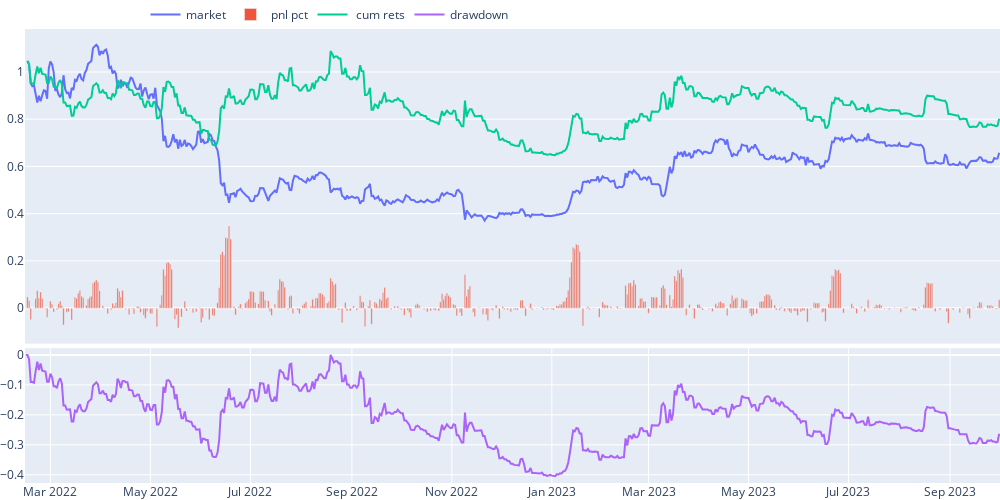
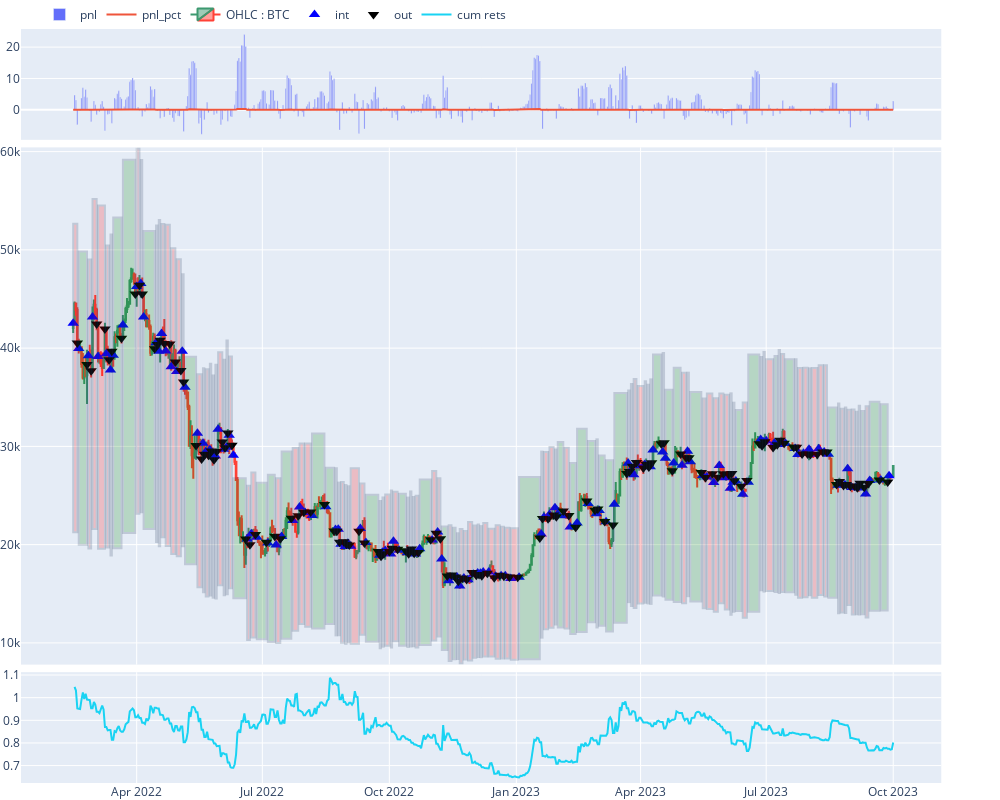

Notebook cell for these charts, in order:
### Code cell
AGENT[0].view_report()

### Figure 1 — Plotly figure (JSON) as saved in the notebook; plotly's stock layout.template omitted (floating-point values rounded to 4 significant figures; data arrays with more than 128 entries replaced by an {"elided": "..."} marker saying what was removed)
{"data": [{"name": "market", "type": "scatter", "x": {"elided": "595 str values"}, "xaxis": "x", "y": {"elided": "595 float values"}, "yaxis": "y"}, {"name": "pnl pct", "type": "bar", "x": {"elided": "595 str values"}, "xaxis": "x", "y": {"elided": "595 float values"}, "yaxis": "y"}, {"name": " cum rets", "type": "scatter", "x": {"elided": "595 str values"}, "xaxis": "x", "y": {"elided": "595 float values"}, "yaxis": "y"}, {"name": "drawdown", "type": "scatter", "x": {"elided": "595 str values"}, "xaxis": "x2", "y": {"elided": "595 float values"}, "yaxis": "y2"}], "layout": {"height": 500, "legend": {"orientation": "h", "x": 0.5, "xanchor": "right", "y": 1, "yanchor": "bottom"}, "margin": {"b": 0, "l": 10, "r": 0, "t": 0}, "width": 1000, "xaxis": {"anchor": "y", "domain": [0, 1], "matches": "x2", "showticklabels": false}, "xaxis2": {"anchor": "y2", "domain": [0, 1]}, "yaxis": {"anchor": "x", "domain": [0.307, 1]}, "yaxis2": {"anchor": "x2", "domain": [0, 0.297]}}}

### Figure 2 — Plotly figure (JSON) as saved in the notebook; plotly's stock layout.template omitted (floating-point values rounded to 4 significant figures; data arrays with more than 128 entries replaced by an {"elided": "..."} marker saying what was removed)
{"data": [{"name": "pnl", "type": "bar", "x": {"elided": "595 str values"}, "xaxis": "x", "y": {"elided": "595 float values"}, "yaxis": "y"}, {"name": "pnl_pct", "type": "scatter", "x": {"elided": "595 str values"}, "xaxis": "x", "y": {"elided": "595 float values"}, "yaxis": "y"}, {"close": {"elided": "595 float values"}, "high": {"elided": "595 float values"}, "low": {"elided": "595 float values"}, "name": "OHLC : BTC", "open": {"elided": "595 float values"}, "type": "candlestick", "x": {"elided": "595 str values"}, "xaxis": "x2", "yaxis": "y3"}, {"marker": {"color": "blue", "size": 10, "symbol": 5}, "mode": "markers", "name": "int", "type": "scatter", "x": {"elided": "144 str values"}, "xaxis": "x2", "y": {"elided": "144 float values"}, "yaxis": "y3"}, {"marker": {"color": "black", "size": 10, "symbol": 6}, "mode": "markers", "name": "out", "type": "scatter", "x": {"elided": "143 str values"}, "xaxis": "x2", "y": {"elided": "143 float values"}, "yaxis": "y3"}, {"name": "cum rets", "type": "scatter", "x": {"elided": "595 str values"}, "xaxis": "x3", "y": {"elided": "595 float values"}, "yaxis": "y5"}], "layout": {"height": 800, "legend": {"orientation": "h", "x": 0.5, "xanchor": "right", "y": 1, "yanchor": "bottom"}, "margin": {"b": 0, "l": 10, "r": 0, "t": 0}, "shapes": [{"fillcolor": "red", "opacity": 0.2, "x0": "2022-02-14T00:00:00", "x1": "2022-02-17T00:00:00", "xref": "x2", "y0": 21270.0, "y1": 52670.0, "yref": "y3"}, {"fillcolor": "green", "opacity": 0.2, "x0": "2022-02-18T00:00:00", "x1": "2022-02-24T00:00:00", "xref": "x2", "y0": 19990.0, "y1": 49830.0, "yref": "y3"}, {"fillcolor": "red", "opacity": 0.2, "x0": "2022-02-25T00:00:00", "x1": "2022-02-27T00:00:00", "xref": "x2", "y0": 19610.0, "y1": 49010.0, "yref": "y3"}, {"fillcolor": "red", "opacity": 0.2, "x0": "2022-02-28T00:00:00", "x1": "2022-03-03T00:00:00", "xref": "x2", "y0": 21580, "y1": 55190.0, "yref": "y3"}, {"fillcolor": "red", "opacity": 0.2, "x0": "2022-03-04T00:00:00", "x1": "2022-03-09T00:00:00", "xref": "x2", "y0": 19570.0, "y1": 54520.0, "yref": "y3"}, {"fillcolor": "red", "opacity": 0.2, "x0": "2022-03-10T00:00:00", "x1": "2022-03-12T00:00:00", "xref": "x2", "y0": 19711, "y1": 50450.0, "yref": "y3"}, {"fillcolor": "red", "opacity": 0.2, "x0": "2022-03-13T00:00:00", "x1": "2022-03-14T00:00:00", "xref": "x2", "y0": 18890.0, "y1": 51570.0, "yref": "y3"}, {"fillcolor": "green", "opacity": 0.2, "x0": "2022-03-15T00:00:00", "x1": "2022-03-21T00:00:00", "xref": "x2", "y0": 19640.0, "y1": 53300.0, "yref": "y3"}, {"fillcolor": "green", "opacity": 0.2, "x0": "2022-03-22T00:00:00", "x1": "2022-03-31T00:00:00", "xref": "x2", "y0": 21180.0, "y1": 59160.0, "yref": "y3"}, {"fillcolor": "red", "opacity": 0.2, "x0": "2022-04-01T00:00:00", "x1": "2022-04-03T00:00:00", "xref": "x2", "y0": 23140.0, "y1": 60330.0, "yref": "y3"}, {"fillcolor": "red", "opacity": 0.2, "x0": "2022-04-04T00:00:00", "x1": "2022-04-05T00:00:00", "xref": "x2", "y0": 23290.0, "y1": 59150.0, "yref": "y3"}, {"fillcolor": "green", "opacity": 0.2, "x0": "2022-04-06T00:00:00", "x1": "2022-04-14T00:00:00", "xref": "x2", "y0": 21590.0, "y1": 51930.0, "yref": "y3"}, {"fillcolor": "red", "opacity": 0.2, "x0": "2022-04-15T00:00:00", "x1": "2022-04-16T00:00:00", "xref": "x2", "y0": 20280.0, "y1": 52490.0, "yref": "y3"}, {"fillcolor": "red", "opacity": 0.2, "x0": "2022-04-17T00:00:00", "x1": "2022-04-18T00:00:00", "xref": "x2", "y0": 19840.0, "y1": 53040.0, "yref": "y3"}, {"fillcolor": "red", "opacity": 0.2, "x0": "2022-04-19T00:00:00", "x1": "2022-04-21T00:00:00", "xref": "x2", "y0": 20750.0, "y1": 52620.0, "yref": "y3"}, {"fillcolor": "red", "opacity": 0.2, "x0": "2022-04-22T00:00:00", "x1": "2022-04-25T00:00:00", "xref": "x2", "y0": 19850.0, "y1": 52550.0, "yref": "y3"}, {"fillcolor": "red", "opacity": 0.2, "x0": "2022-04-26T00:00:00", "x1": "2022-04-29T00:00:00", "xref": "x2", "y0": 19060.0, "y1": 50170.0, "yref": "y3"}, {"fillcolor": "red", "opacity": 0.2, "x0": "2022-04-30T00:00:00", "x1": "2022-05-03T00:00:00", "xref": "x2", "y0": 18820.0, "y1": 49050.0, "yref": "y3"}, {"fillcolor": "red", "opacity": 0.2, "x0": "2022-05-04T00:00:00", "x1": "2022-05-05T00:00:00", "xref": "x2", "y0": 19845, "y1": 47520.0, "yref": "y3"}, {"fillcolor": "green", "opacity": 0.2, "x0": "2022-05-06T00:00:00", "x1": "2022-05-14T00:00:00", "xref": "x2", "y0": 18010.0, "y1": 39110.0, "yref": "y3"}, {"fillcolor": "red", "opacity": 0.2, "x0": "2022-05-15T00:00:00", "x1": "2022-05-18T00:00:00", "xref": "x2", "y0": 15660.0, "y1": 37330.0, "yref": "y3"}, {"fillcolor": "red", "opacity": 0.2, "x0": "2022-05-19T00:00:00", "x1": "2022-05-20T00:00:00", "xref": "x2", "y0": 15160.0, "y1": 37960.0, "yref": "y3"}, {"fillcolor": "red", "opacity": 0.2, "x0": "2022-05-21T00:00:00", "x1": "2022-05-23T00:00:00", "xref": "x2", "y0": 14720.0, "y1": 37840.0, "yref": "y3"}, {"fillcolor": "red", "opacity": 0.2, "x0": "2022-05-24T00:00:00", "x1": "2022-05-25T00:00:00", "xref": "x2", "y0": 14830.0, "y1": 38400.0, "yref": "y3"}, {"fillcolor": "red", "opacity": 0.2, "x0": "2022-05-26T00:00:00", "x1": "2022-05-27T00:00:00", "xref": "x2", "y0": 14600.0, "y1": 37220.0, "yref": "y3"}, {"fillcolor": "red", "opacity": 0.2, "x0": "2022-05-28T00:00:00", "x1": "2022-05-29T00:00:00", "xref": "x2", "y0": 14520.0, "y1": 38310.0, "yref": "y3"}, {"fillcolor": "red", "opacity": 0.2, "x0": "2022-05-30T00:00:00", "x1": "2022-06-02T00:00:00", "xref": "x2", "y0": 15870.0, "y1": 39590.0, "yref": "y3"}, {"fillcolor": "red", "opacity": 0.2, "x0": "2022-06-03T00:00:00", "x1": "2022-06-04T00:00:00", "xref": "x2", "y0": 14850.0, "y1": 38820.0, "yref": "y3"}, {"fillcolor": "red", "opacity": 0.2, "x0": "2022-06-05T00:00:00", "x1": "2022-06-06T00:00:00", "xref": "x2", "y0": 14960.0, "y1": 40790.0, "yref": "y3"}, {"fillcolor": "red", "opacity": 0.2, "x0": "2022-06-07T00:00:00", "x1": "2022-06-09T00:00:00", "xref": "x2", "y0": 15560.0, "y1": 39140.0, "yref": "y3"}, {"fillcolor": "green", "opacity": 0.2, "x0": "2022-06-10T00:00:00", "x1": "2022-06-19T00:00:00", "xref": "x2", "y0": 14550.0, "y1": 26750.0, "yref": "y3"}, {"fillcolor": "red", "opacity": 0.2, "x0": "2022-06-20T00:00:00", "x1": "2022-06-22T00:00:00", "xref": "x2", "y0": 10290.0, "y1": 25980.0, "yref": "y3"}, {"fillcolor": "red", "opacity": 0.2, "x0": "2022-06-23T00:00:00", "x1": "2022-06-26T00:00:00", "xref": "x2", "y0": 10560.0, "y1": 27350.0, "yref": "y3"}, {"fillcolor": "green", "opacity": 0.2, "x0": "2022-06-27T00:00:00", "x1": "2022-07-04T00:00:00", "xref": "x2", "y0": 10370.0, "y1": 26310.0, "yref": "y3"}, {"fillcolor": "green", "opacity": 0.2, "x0": "2022-07-05T00:00:00", "x1": "2022-07-10T00:00:00", "xref": "x2", "y0": 10090.0, "y1": 27120.0, "yref": "y3"}, {"fillcolor": "red", "opacity": 0.2, "x0": "2022-07-11T00:00:00", "x1": "2022-07-14T00:00:00", "xref": "x2", "y0": 9982.0, "y1": 26770.0, "yref": "y3"}, {"fillcolor": "green", "opacity": 0.2, "x0": "2022-07-15T00:00:00", "x1": "2022-07-22T00:00:00", "xref": "x2", "y0": 10420.0, "y1": 29490.0, "yref": "y3"}, {"fillcolor": "red", "opacity": 0.2, "x0": "2022-07-23T00:00:00", "x1": "2022-07-27T00:00:00", "xref": "x2", "y0": 11230.0, "y1": 29840.0, "yref": "y3"}, {"fillcolor": "red", "opacity": 0.2, "x0": "2022-07-28T00:00:00", "x1": "2022-07-31T00:00:00", "xref": "x2", "y0": 11920.0, "y1": 30280.0, "yref": "y3"}, {"fillcolor": "red", "opacity": 0.2, "x0": "2022-08-01T00:00:00", "x1": "2022-08-05T00:00:00", "xref": "x2", "y0": 11630.0, "y1": 30310.0, "yref": "y3"}, {"fillcolor": "green", "opacity": 0.2, "x0": "2022-08-06T00:00:00", "x1": "2022-08-15T00:00:00", "xref": "x2", "y0": 11480.0, "y1": 31320.0, "yref": "y3"}, {"fillcolor": "green", "opacity": 0.2, "x0": "2022-08-16T00:00:00", "x1": "2022-08-22T00:00:00", "xref": "x2", "y0": 11930.0, "y1": 27820.0, "yref": "y3"}, {"fillcolor": "red", "opacity": 0.2, "x0": "2022-08-23T00:00:00", "x1": "2022-08-24T00:00:00", "xref": "x2", "y0": 10760.0, "y1": 27780.0, "yref": "y3"}, {"fillcolor": "red", "opacity": 0.2, "x0": "2022-08-25T00:00:00", "x1": "2022-08-26T00:00:00", "xref": "x2", "y0": 10780.0, "y1": 26310.0, "yref": "y3"}, {"fillcolor": "red", "opacity": 0.2, "x0": "2022-08-27T00:00:00", "x1": "2022-08-29T00:00:00", "xref": "x2", "y0": 10020.0, "y1": 26370.0, "yref": "y3"}, {"fillcolor": "red", "opacity": 0.2, "x0": "2022-08-30T00:00:00", "x1": "2022-08-31T00:00:00", "xref": "x2", "y0": 9906.0, "y1": 26070.0, "yref": "y3"}, {"fillcolor": "green", "opacity": 0.2, "x0": "2022-09-01T00:00:00", "x1": "2022-09-02T00:00:00", "xref": "x2", "y0": 10070.0, "y1": 25940.0, "yref": "y3"}, {"fillcolor": "red", "opacity": 0.2, "x0": "2022-09-03T00:00:00", "x1": "2022-09-09T00:00:00", "xref": "x2", "y0": 9916.0, "y1": 27770.0, "yref": "y3"}, {"fillcolor": "red", "opacity": 0.2, "x0": "2022-09-10T00:00:00", "x1": "2022-09-13T00:00:00", "xref": "x2", "y0": 10820.0, "y1": 26230.0, "yref": "y3"}, {"fillcolor": "green", "opacity": 0.2, "x0": "2022-09-14T00:00:00", "x1": "2022-09-23T00:00:00", "xref": "x2", "y0": 10110.0, "y1": 25080.0, "yref": "y3"}, {"fillcolor": "red", "opacity": 0.2, "x0": "2022-09-24T00:00:00", "x1": "2022-09-25T00:00:00", "xref": "x2", "y0": 9460.0, "y1": 24450.0, "yref": "y3"}, {"fillcolor": "green", "opacity": 0.2, "x0": "2022-09-26T00:00:00", "x1": "2022-09-27T00:00:00", "xref": "x2", "y0": 9614.0, "y1": 24800.0, "yref": "y3"}, {"fillcolor": "red", "opacity": 0.2, "x0": "2022-09-28T00:00:00", "x1": "2022-10-01T00:00:00", "xref": "x2", "y0": 9706.0, "y1": 25100.0, "yref": "y3"}, {"fillcolor": "red", "opacity": 0.2, "x0": "2022-10-02T00:00:00", "x1": "2022-10-03T00:00:00", "xref": "x2", "y0": 9528.0, "y1": 25520.0, "yref": "y3"}, {"fillcolor": "red", "opacity": 0.2, "x0": "2022-10-04T00:00:00", "x1": "2022-10-07T00:00:00", "xref": "x2", "y0": 10170.0, "y1": 25390.0, "yref": "y3"}, {"fillcolor": "green", "opacity": 0.2, "x0": "2022-10-08T00:00:00", "x1": "2022-10-13T00:00:00", "xref": "x2", "y0": 9709.0, "y1": 25190.0, "yref": "y3"}, {"fillcolor": "red", "opacity": 0.2, "x0": "2022-10-14T00:00:00", "x1": "2022-10-15T00:00:00", "xref": "x2", "y0": 9588.0, "y1": 24790.0, "yref": "y3"}, {"fillcolor": "red", "opacity": 0.2, "x0": "2022-10-16T00:00:00", "x1": "2022-10-17T00:00:00", "xref": "x2", "y0": 9631.0, "y1": 25410.0, "yref": "y3"}, {"fillcolor": "red", "opacity": 0.2, "x0": "2022-10-18T00:00:00", "x1": "2022-10-19T00:00:00", "xref": "x2", "y0": 9664.0, "y1": 24860.0, "yref": "y3"}, {"fillcolor": "red", "opacity": 0.2, "x0": "2022-10-20T00:00:00", "x1": "2022-10-22T00:00:00", "xref": "x2", "y0": 9521.0, "y1": 24970.0, "yref": "y3"}, {"fillcolor": "green", "opacity": 0.2, "x0": "2022-10-23T00:00:00", "x1": "2022-10-31T00:00:00", "xref": "x2", "y0": 9785.0, "y1": 26640.0, "yref": "y3"}, {"fillcolor": "red", "opacity": 0.2, "x0": "2022-11-01T00:00:00", "x1": "2022-11-04T00:00:00", "xref": "x2", "y0": 10240.0, "y1": 27490.0, "yref": "y3"}, {"fillcolor": "red", "opacity": 0.2, "x0": "2022-11-05T00:00:00", "x1": "2022-11-07T00:00:00", "xref": "x2", "y0": 10650.0, "y1": 26770.0, "yref": "y3"}, {"fillcolor": "green", "opacity": 0.2, "x0": "2022-11-08T00:00:00", "x1": "2022-11-12T00:00:00", "xref": "x2", "y0": 9274.0, "y1": 21860.0, "yref": "y3"}, {"fillcolor": "red", "opacity": 0.2, "x0": "2022-11-13T00:00:00", "x1": "2022-11-15T00:00:00", "xref": "x2", "y0": 8165.0, "y1": 21970.0, "yref": "y3"}, {"fillcolor": "green", "opacity": 0.2, "x0": "2022-11-16T00:00:00", "x1": "2022-11-18T00:00:00", "xref": "x2", "y0": 8331.0, "y1": 21710.0, "yref": "y3"}, {"fillcolor": "red", "opacity": 0.2, "x0": "2022-11-19T00:00:00", "x1": "2022-11-20T00:00:00", "xref": "x2", "y0": 8350.0, "y1": 21160.0, "yref": "y3"}, {"fillcolor": "red", "opacity": 0.2, "x0": "2022-11-21T00:00:00", "x1": "2022-11-23T00:00:00", "xref": "x2", "y0": 7891.0, "y1": 21580.0, "yref": "y3"}, {"fillcolor": "red", "opacity": 0.2, "x0": "2022-11-24T00:00:00", "x1": "2022-11-26T00:00:00", "xref": "x2", "y0": 8299.0, "y1": 21400.0, "yref": "y3"}, {"fillcolor": "red", "opacity": 0.2, "x0": "2022-11-27T00:00:00", "x1": "2022-11-30T00:00:00", "xref": "x2", "y0": 8214.0, "y1": 22310.0, "yref": "y3"}, {"fillcolor": "red", "opacity": 0.2, "x0": "2022-12-01T00:00:00", "x1": "2022-12-03T00:00:00", "xref": "x2", "y0": 8489.0, "y1": 21950.0, "yref": "y3"}, {"fillcolor": "red", "opacity": 0.2, "x0": "2022-12-04T00:00:00", "x1": "2022-12-05T00:00:00", "xref": "x2", "y0": 8553.0, "y1": 22060.0, "yref": "y3"}, {"fillcolor": "red", "opacity": 0.2, "x0": "2022-12-06T00:00:00", "x1": "2022-12-07T00:00:00", "xref": "x2", "y0": 8544.0, "y1": 21890.0, "yref": "y3"}, {"fillcolor": "red", "opacity": 0.2, "x0": "2022-12-08T00:00:00", "x1": "2022-12-11T00:00:00", "xref": "x2", "y0": 8612.0, "y1": 22210.0, "yref": "y3"}, {"fillcolor": "red", "opacity": 0.2, "x0": "2022-12-12T00:00:00", "x1": "2022-12-16T00:00:00", "xref": "x2", "y0": 8605.0, "y1": 21620.0, "yref": "y3"}, {"fillcolor": "red", "opacity": 0.2, "x0": "2022-12-17T00:00:00", "x1": "2022-12-20T00:00:00", "xref": "x2", "y0": 8388.0, "y1": 21960.0, "yref": "y3"}, {"fillcolor": "red", "opacity": 0.2, "x0": "2022-12-21T00:00:00", "x1": "2022-12-23T00:00:00", "xref": "x2", "y0": 8412.0, "y1": 21810.0, "yref": "y3"}, {"fillcolor": "red", "opacity": 0.2, "x0": "2022-12-24T00:00:00", "x1": "2022-12-27T00:00:00", "xref": "x2", "y0": 8418.0, "y1": 21720.0, "yref": "y3"}, {"fillcolor": "red", "opacity": 0.2, "x0": "2022-12-28T00:00:00", "x1": "2023-01-02T00:00:00", "xref": "x2", "y0": 8274.0, "y1": 21670.0, "yref": "y3"}, {"fillcolor": "green", "opacity": 0.2, "x0": "2023-01-03T00:00:00", "x1": "2023-01-18T00:00:00", "xref": "x2", "y0": 8338.0, "y1": 26880.0, "yref": "y3"}, {"fillcolor": "red", "opacity": 0.2, "x0": "2023-01-19T00:00:00", "x1": "2023-01-20T00:00:00", "xref": "x2", "y0": 10540.0, "y1": 29470.0, "yref": "y3"}, {"fillcolor": "red", "opacity": 0.2, "x0": "2023-01-21T00:00:00", "x1": "2023-01-24T00:00:00", "xref": "x2", "y0": 11390.0, "y1": 29420.0, "yref": "y3"}, {"fillcolor": "red", "opacity": 0.2, "x0": "2023-01-25T00:00:00", "x1": "2023-01-28T00:00:00", "xref": "x2", "y0": 11530.0, "y1": 29930.0, "yref": "y3"}, {"fillcolor": "red", "opacity": 0.2, "x0": "2023-01-29T00:00:00", "x1": "2023-01-30T00:00:00", "xref": "x2", "y0": 11870.0, "y1": 29670.0, "yref": "y3"}, {"fillcolor": "green", "opacity": 0.2, "x0": "2023-01-31T00:00:00", "x1": "2023-02-04T00:00:00", "xref": "x2", "y0": 11560.0, "y1": 30440.0, "yref": "y3"}, {"fillcolor": "red", "opacity": 0.2, "x0": "2023-02-05T00:00:00", "x1": "2023-02-08T00:00:00", "xref": "x2", "y0": 11470.0, "y1": 29850.0, "yref": "y3"}, {"fillcolor": "green", "opacity": 0.2, "x0": "2023-02-09T00:00:00", "x1": "2023-02-13T00:00:00", "xref": "x2", "y0": 10900.0, "y1": 28310.0, "yref": "y3"}, {"fillcolor": "green", "opacity": 0.2, "x0": "2023-02-14T00:00:00", "x1": "2023-02-21T00:00:00", "xref": "x2", "y0": 11100.0, "y1": 31790.0, "yref": "y3"}, {"fillcolor": "green", "opacity": 0.2, "x0": "2023-02-22T00:00:00", "x1": "2023-02-27T00:00:00", "xref": "x2", "y0": 12090.0, "y1": 30540.0, "yref": "y3"}, {"fillcolor": "red", "opacity": 0.2, "x0": "2023-02-28T00:00:00", "x1": "2023-03-01T00:00:00", "xref": "x2", "y0": 11570.0, "y1": 30720.0, "yref": "y3"}, {"fillcolor": "green", "opacity": 0.2, "x0": "2023-03-02T00:00:00", "x1": "2023-03-06T00:00:00", "xref": "x2", "y0": 11730.0, "y1": 29070.0, "yref": "y3"}, {"fillcolor": "green", "opacity": 0.2, "x0": "2023-03-07T00:00:00", "x1": "2023-03-12T00:00:00", "xref": "x2", "y0": 11160.0, "y1": 28600.0, "yref": "y3"}, {"fillcolor": "green", "opacity": 0.2, "x0": "2023-03-13T00:00:00", "x1": "2023-03-22T00:00:00", "xref": "x2", "y0": 12060.0, "y1": 35430.0, "yref": "y3"}, {"fillcolor": "red", "opacity": 0.2, "x0": "2023-03-23T00:00:00", "x1": "2023-03-24T00:00:00", "xref": "x2", "y0": 14150.0, "y1": 35690.0, "yref": "y3"}, {"fillcolor": "green", "opacity": 0.2, "x0": "2023-03-25T00:00:00", "x1": "2023-03-26T00:00:00", "xref": "x2", "y0": 13770.0, "y1": 36360.0, "yref": "y3"}, {"fillcolor": "red", "opacity": 0.2, "x0": "2023-03-27T00:00:00", "x1": "2023-03-29T00:00:00", "xref": "x2", "y0": 13560.0, "y1": 36850.0, "yref": "y3"}, {"fillcolor": "red", "opacity": 0.2, "x0": "2023-03-30T00:00:00", "x1": "2023-04-03T00:00:00", "xref": "x2", "y0": 14010.0, "y1": 36140, "yref": "y3"}, {"fillcolor": "red", "opacity": 0.2, "x0": "2023-04-04T00:00:00", "x1": "2023-04-05T00:00:00", "xref": "x2", "y0": 14080.0, "y1": 36620.0, "yref": "y3"}, {"fillcolor": "red", "opacity": 0.2, "x0": "2023-04-06T00:00:00", "x1": "2023-04-07T00:00:00", "xref": "x2", "y0": 14020.0, "y1": 36280.0, "yref": "y3"}, {"fillcolor": "red", "opacity": 0.2, "x0": "2023-04-08T00:00:00", "x1": "2023-04-09T00:00:00", "xref": "x2", "y0": 13970.0, "y1": 36820.0, "yref": "y3"}, {"fillcolor": "green", "opacity": 0.2, "x0": "2023-04-10T00:00:00", "x1": "2023-04-16T00:00:00", "xref": "x2", "y0": 14820.0, "y1": 39350.0, "yref": "y3"}, {"fillcolor": "red", "opacity": 0.2, "x0": "2023-04-17T00:00:00", "x1": "2023-04-18T00:00:00", "xref": "x2", "y0": 14720.0, "y1": 39490.0, "yref": "y3"}, {"fillcolor": "green", "opacity": 0.2, "x0": "2023-04-19T00:00:00", "x1": "2023-04-24T00:00:00", "xref": "x2", "y0": 14400.0, "y1": 35760.0, "yref": "y3"}, {"fillcolor": "green", "opacity": 0.2, "x0": "2023-04-25T00:00:00", "x1": "2023-04-30T00:00:00", "xref": "x2", "y0": 14150.0, "y1": 38000.0, "yref": "y3"}, {"fillcolor": "red", "opacity": 0.2, "x0": "2023-05-01T00:00:00", "x1": "2023-05-04T00:00:00", "xref": "x2", "y0": 14030.0, "y1": 37490.0, "yref": "y3"}, {"fillcolor": "red", "opacity": 0.2, "x0": "2023-05-05T00:00:00", "x1": "2023-05-06T00:00:00", "xref": "x2", "y0": 14750.0, "y1": 37500.0, "yref": "y3"}, {"fillcolor": "green", "opacity": 0.2, "x0": "2023-05-07T00:00:00", "x1": "2023-05-15T00:00:00", "xref": "x2", "y0": 14220.0, "y1": 35550.0, "yref": "y3"}, {"fillcolor": "red", "opacity": 0.2, "x0": "2023-05-16T00:00:00", "x1": "2023-05-18T00:00:00", "xref": "x2", "y0": 13520.0, "y1": 34870.0, "yref": "y3"}, {"fillcolor": "red", "opacity": 0.2, "x0": "2023-05-19T00:00:00", "x1": "2023-05-23T00:00:00", "xref": "x2", "y0": 13440.0, "y1": 35390.0, "yref": "y3"}, {"fillcolor": "red", "opacity": 0.2, "x0": "2023-05-24T00:00:00", "x1": "2023-05-27T00:00:00", "xref": "x2", "y0": 13160.0, "y1": 34910.0, "yref": "y3"}, {"fillcolor": "red", "opacity": 0.2, "x0": "2023-05-28T00:00:00", "x1": "2023-05-31T00:00:00", "xref": "x2", "y0": 14030.0, "y1": 35370.0, "yref": "y3"}, {"fillcolor": "red", "opacity": 0.2, "x0": "2023-06-01T00:00:00", "x1": "2023-06-04T00:00:00", "xref": "x2", "y0": 13410.0, "y1": 35250.0, "yref": "y3"}, {"fillcolor": "red", "opacity": 0.2, "x0": "2023-06-05T00:00:00", "x1": "2023-06-06T00:00:00", "xref": "x2", "y0": 12860.0, "y1": 35400.0, "yref": "y3"}, {"fillcolor": "red", "opacity": 0.2, "x0": "2023-06-07T00:00:00", "x1": "2023-06-08T00:00:00", "xref": "x2", "y0": 13170.0, "y1": 34450.0, "yref": "y3"}, {"fillcolor": "green", "opacity": 0.2, "x0": "2023-06-09T00:00:00", "x1": "2023-06-13T00:00:00", "xref": "x2", "y0": 13240.0, "y1": 33710.0, "yref": "y3"}, {"fillcolor": "red", "opacity": 0.2, "x0": "2023-06-14T00:00:00", "x1": "2023-06-17T00:00:00", "xref": "x2", "y0": 12560.0, "y1": 34470.0, "yref": "y3"}, {"fillcolor": "green", "opacity": 0.2, "x0": "2023-06-18T00:00:00", "x1": "2023-06-26T00:00:00", "xref": "x2", "y0": 13170.0, "y1": 39350.0, "yref": "y3"}, {"fillcolor": "red", "opacity": 0.2, "x0": "2023-06-27T00:00:00", "x1": "2023-06-28T00:00:00", "xref": "x2", "y0": 15350.0, "y1": 39100.0, "yref": "y3"}, {"fillcolor": "green", "opacity": 0.2, "x0": "2023-06-29T00:00:00", "x1": "2023-06-30T00:00:00", "xref": "x2", "y0": 15220.0, "y1": 39610.0, "yref": "y3"}, {"fillcolor": "red", "opacity": 0.2, "x0": "2023-07-01T00:00:00", "x1": "2023-07-06T00:00:00", "xref": "x2", "y0": 15290.0, "y1": 38860.0, "yref": "y3"}, {"fillcolor": "green", "opacity": 0.2, "x0": "2023-07-07T00:00:00", "x1": "2023-07-09T00:00:00", "xref": "x2", "y0": 15170.0, "y1": 39210.0, "yref": "y3"}, {"fillcolor": "red", "opacity": 0.2, "x0": "2023-07-10T00:00:00", "x1": "2023-07-11T00:00:00", "xref": "x2", "y0": 15090.0, "y1": 39810.0, "yref": "y3"}, {"fillcolor": "red", "opacity": 0.2, "x0": "2023-07-12T00:00:00", "x1": "2023-07-14T00:00:00", "xref": "x2", "y0": 15190, "y1": 39410.0, "yref": "y3"}, {"fillcolor": "green", "opacity": 0.2, "x0": "2023-07-15T00:00:00", "x1": "2023-07-21T00:00:00", "xref": "x2", "y0": 15140.0, "y1": 38870.0, "yref": "y3"}, {"fillcolor": "red", "opacity": 0.2, "x0": "2023-07-22T00:00:00", "x1": "2023-07-23T00:00:00", "xref": "x2", "y0": 14897, "y1": 38870.0, "yref": "y3"}, {"fillcolor": "red", "opacity": 0.2, "x0": "2023-07-24T00:00:00", "x1": "2023-07-27T00:00:00", "xref": "x2", "y0": 14590.0, "y1": 37990.0, "yref": "y3"}, {"fillcolor": "red", "opacity": 0.2, "x0": "2023-07-28T00:00:00", "x1": "2023-07-31T00:00:00", "xref": "x2", "y0": 14660.0, "y1": 38000.0, "yref": "y3"}, {"fillcolor": "red", "opacity": 0.2, "x0": "2023-08-01T00:00:00", "x1": "2023-08-02T00:00:00", "xref": "x2", "y0": 14850.0, "y1": 37940.0, "yref": "y3"}, {"fillcolor": "red", "opacity": 0.2, "x0": "2023-08-03T00:00:00", "x1": "2023-08-07T00:00:00", "xref": "x2", "y0": 14600.0, "y1": 37970.0, "yref": "y3"}, {"fillcolor": "red", "opacity": 0.2, "x0": "2023-08-08T00:00:00", "x1": "2023-08-11T00:00:00", "xref": "x2", "y0": 14890.0, "y1": 38250.0, "yref": "y3"}, {"fillcolor": "red", "opacity": 0.2, "x0": "2023-08-12T00:00:00", "x1": "2023-08-14T00:00:00", "xref": "x2", "y0": 14720.0, "y1": 38260.0, "yref": "y3"}, {"fillcolor": "green", "opacity": 0.2, "x0": "2023-08-15T00:00:00", "x1": "2023-08-21T00:00:00", "xref": "x2", "y0": 14600, "y1": 33960.0, "yref": "y3"}, {"fillcolor": "red", "opacity": 0.2, "x0": "2023-08-22T00:00:00", "x1": "2023-08-23T00:00:00", "xref": "x2", "y0": 13028, "y1": 34360.0, "yref": "y3"}, {"fillcolor": "red", "opacity": 0.2, "x0": "2023-08-24T00:00:00", "x1": "2023-08-26T00:00:00", "xref": "x2", "y0": 13090.0, "y1": 33820.0, "yref": "y3"}, {"fillcolor": "red", "opacity": 0.2, "x0": "2023-08-27T00:00:00", "x1": "2023-08-28T00:00:00", "xref": "x2", "y0": 13050.0, "y1": 33956, "yref": "y3"}, {"fillcolor": "red", "opacity": 0.2, "x0": "2023-08-29T00:00:00", "x1": "2023-08-31T00:00:00", "xref": "x2", "y0": 13860.0, "y1": 33720.0, "yref": "y3"}, {"fillcolor": "red", "opacity": 0.2, "x0": "2023-09-01T00:00:00", "x1": "2023-09-03T00:00:00", "xref": "x2", "y0": 12900.0, "y1": 33760.0, "yref": "y3"}, {"fillcolor": "red", "opacity": 0.2, "x0": "2023-09-04T00:00:00", "x1": "2023-09-05T00:00:00", "xref": "x2", "y0": 12910.0, "y1": 33530.0, "yref": "y3"}, {"fillcolor": "red", "opacity": 0.2, "x0": "2023-09-06T00:00:00", "x1": "2023-09-07T00:00:00", "xref": "x2", "y0": 12880.0, "y1": 34130.0, "yref": "y3"}, {"fillcolor": "green", "opacity": 0.2, "x0": "2023-09-08T00:00:00", "x1": "2023-09-10T00:00:00", "xref": "x2", "y0": 12910.0, "y1": 33590.0, "yref": "y3"}, {"fillcolor": "red", "opacity": 0.2, "x0": "2023-09-11T00:00:00", "x1": "2023-09-13T00:00:00", "xref": "x2", "y0": 12580.0, "y1": 34090.0, "yref": "y3"}, {"fillcolor": "green", "opacity": 0.2, "x0": "2023-09-14T00:00:00", "x1": "2023-09-21T00:00:00", "xref": "x2", "y0": 13260.0, "y1": 34540.0, "yref": "y3"}, {"fillcolor": "green", "opacity": 0.2, "x0": "2023-09-22T00:00:00", "x1": "2023-09-27T00:00:00", "xref": "x2", "y0": 13290.0, "y1": 34280.0, "yref": "y3"}], "width": 1000, "xaxis": {"anchor": "y", "domain": [0, 0.94], "matches": "x3", "rangeslider": {"visible": false}, "showticklabels": false}, "xaxis2": {"anchor": "y3", "domain": [0, 0.94], "matches": "x3", "rangeslider": {"visible": false}, "showticklabels": false}, "xaxis3": {"anchor": "y5", "domain": [0, 0.94], "rangeslider": {"visible": false}}, "yaxis": {"anchor": "x", "domain": [0.853, 1]}, "yaxis2": {"anchor": "x", "overlaying": "y", "side": "right"}, "yaxis3": {"anchor": "x2", "domain": [0.157, 0.843]}, "yaxis4": {"anchor": "x2", "overlaying": "y3", "side": "right"}, "yaxis5": {"anchor": "x3", "domain": [0, 0.147]}, "yaxis6": {"anchor": "x3", "overlaying": "y5", "side": "right"}}}
